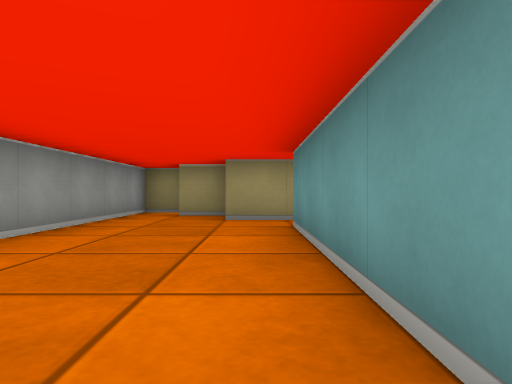
[1] (above)

18 first-person views from a walk through a cub3D level. The camera is about half as high as the walls, looks level and sees 75° across. The floor is counted in squares. Each view is taken from the middle of a square. On the plan, view 1 faces up. The plan holds only what a view shows up to about 9 squares ahead; the rest is blank.

[2]
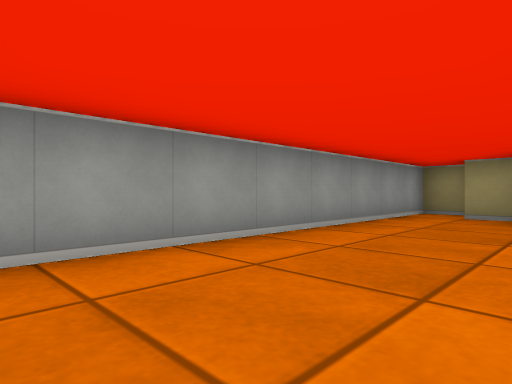

[3]
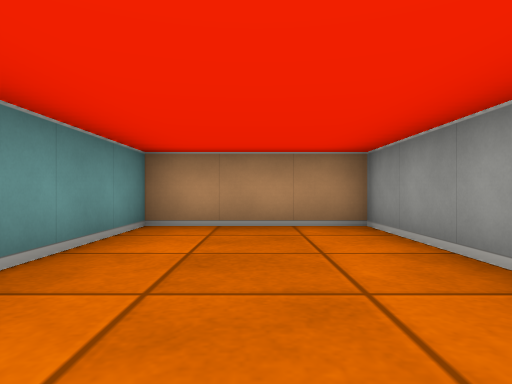

[4]
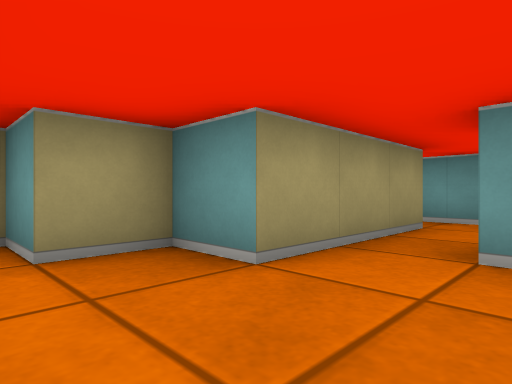

[5]
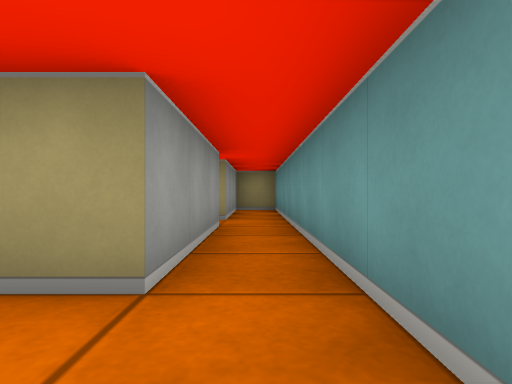

[6]
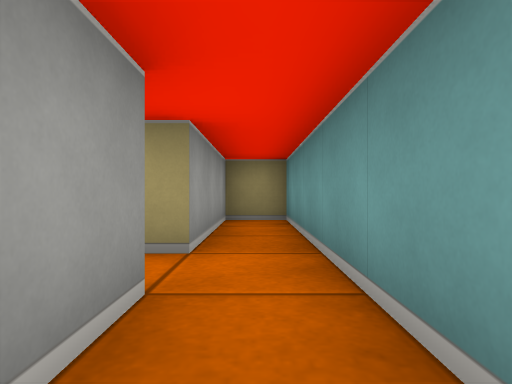

[7]
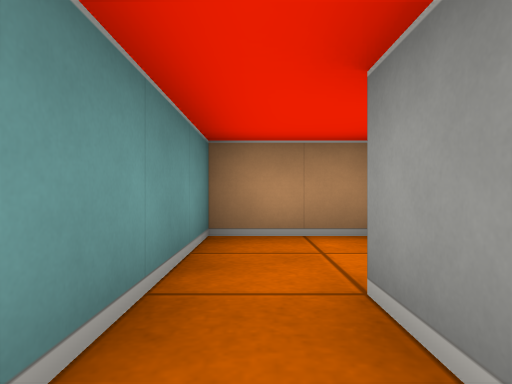

[8]
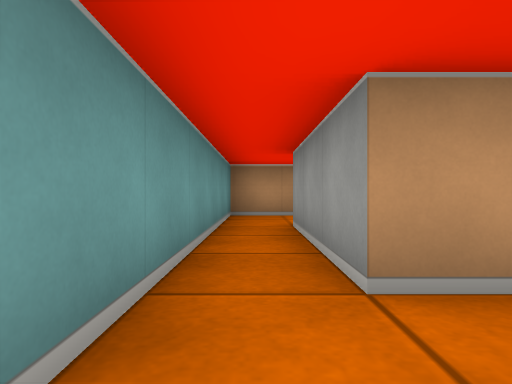

[9]
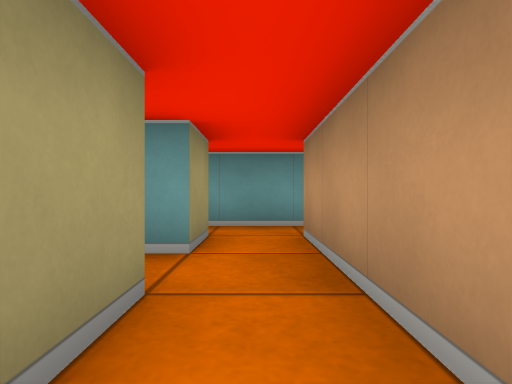

[10]
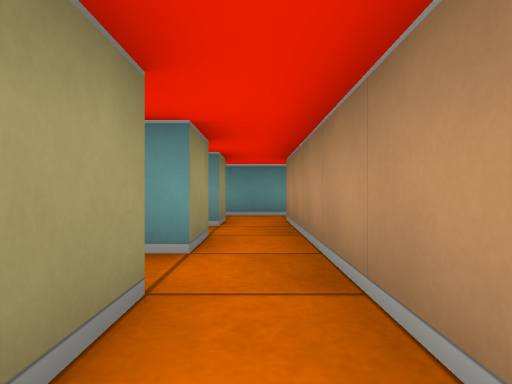

[11]
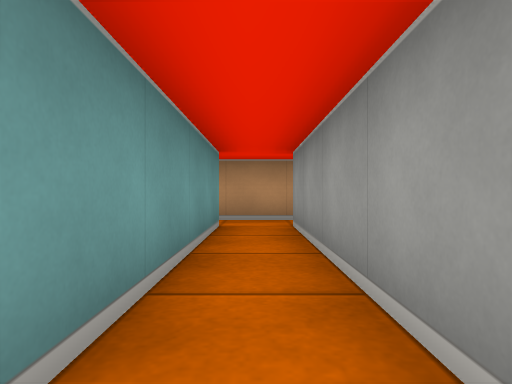

[12]
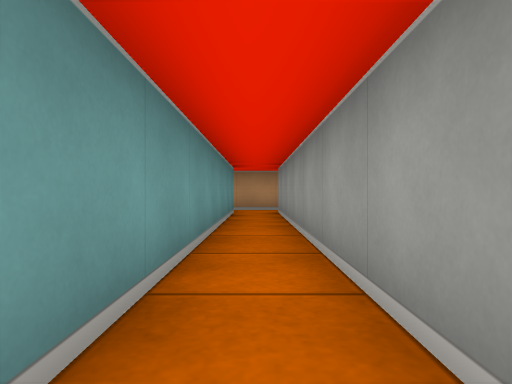

[13]
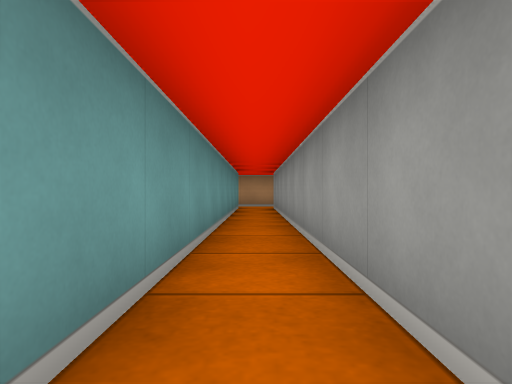

[14]
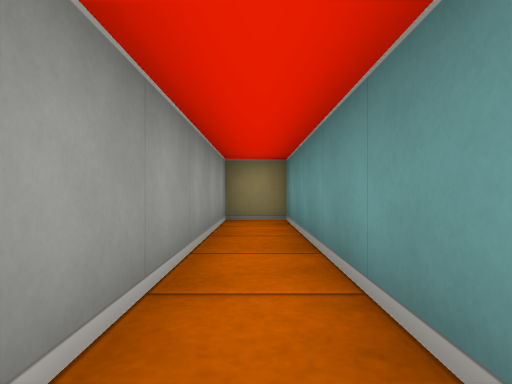

[15]
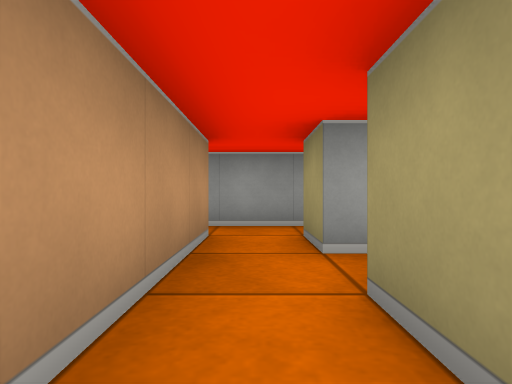

[16]
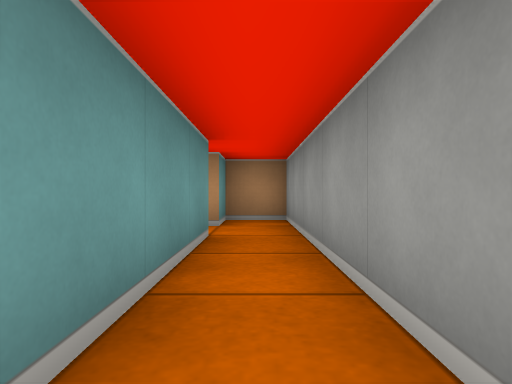

[17]
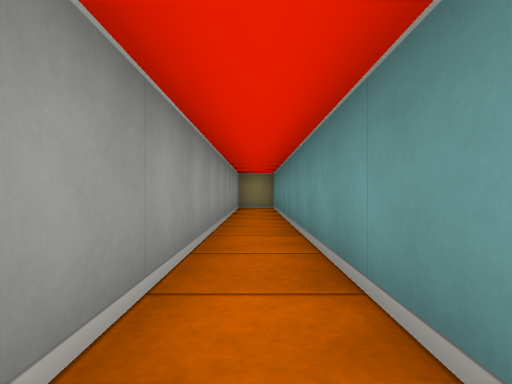

[18]
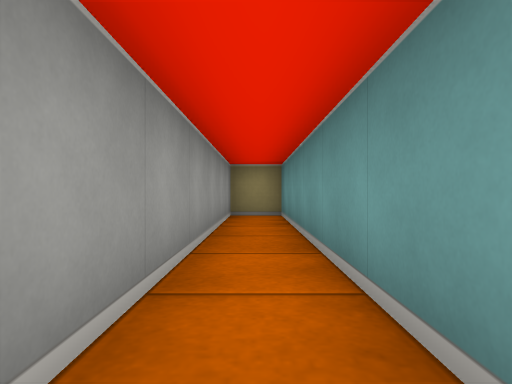

### Floor plan
Points are (right, up) in squares from view 1. A wall is a line through its corners. A room is listed if a view was taken in it or the views show most of it. See-through windows are left out.
Room 1 (views 1, 2, 3, 4)
walls: (1.5, 5.5) (-0.5, 5.5) (-0.5, 6.5) (-1.5, 6.5); (-1.5, 7.5) (-2.5, 7.5) (-2.5, -0.5) (0.5, -0.5) (0.5, 4.5)
ways out: opening at (1, 5) to room 2
Room 2 (views 5, 6, 7, 8)
walls: (2.5, 8.5) (2.5, 5.5) (1.5, 5.5); (1.8, 3.5) (3.5, 3.5) (3.5, 12.5) (2.5, 12.5) (2.5, 9.5)
ways out: opening at (1, 5) to room 1; opening at (2, 9) to room 5
Room 3 (views 9, 11, 12, 13, 14)
walls: (0.5, 9.5) (-0.5, 9.5) (-0.5, 20.5) (-1.5, 20.5) (-1.5, 9.5); (-1.5, 8.5) (0.5, 8.5)
ways out: opening at (-2, 9) to room 4; opening at (0, 9) to room 5
Room 4 (views 10, 16, 17, 18)
walls: (-1.5, 9.5) (-2.5, 9.5) (-2.5, 19.5) (-3.5, 19.5) (-3.5, 7.5) (-2.5, 7.5) (-2.5, 8.5) (-1.5, 8.5)
ways out: opening at (-2, 9) to room 3
Room 5 (view 15)
walls: (2.5, 9.5) (1.5, 9.5) (1.5, 9.9); (0.5, 8.5) (2.5, 8.5)
ways out: opening at (2, 9) to room 2; opening at (0, 9) to room 3

Where each view was taken, in squares from view 1:
view 1: 0 up, 0 right, facing up
view 2: 0 up, 0 right, facing up-left
view 3: 4 up, 1 left, facing down
view 4: 4 up, 2 left, facing up-right
view 5: 4 up, 3 right, facing up
view 6: 7 up, 3 right, facing up
view 7: 7 up, 3 right, facing down
view 8: 10 up, 3 right, facing down
view 9: 9 up, 1 left, facing right
view 10: 9 up, 3 left, facing right
view 11: 14 up, 1 left, facing down
view 12: 17 up, 1 left, facing down
view 13: 19 up, 1 left, facing down
view 14: 15 up, 1 left, facing up
view 15: 9 up, 1 right, facing left
view 16: 13 up, 3 left, facing down
view 17: 10 up, 3 left, facing up
view 18: 13 up, 3 left, facing up
